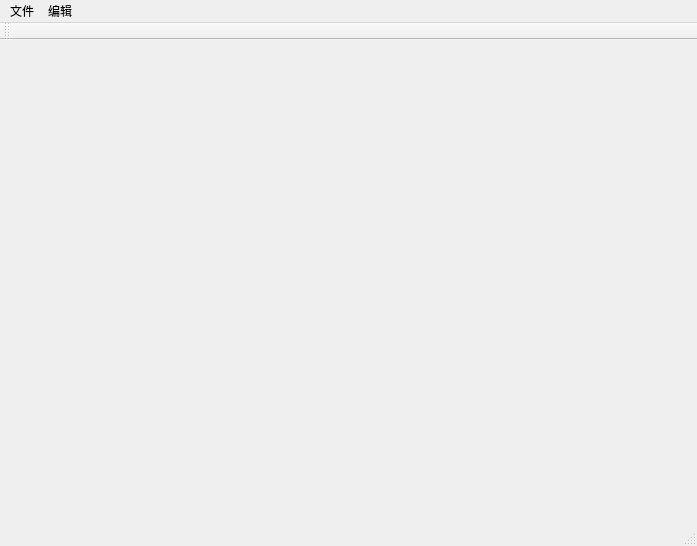
<?xml version="1.0" encoding="UTF-8"?>
<ui version="4.0">
 <class>MainWindow</class>
 <widget class="QMainWindow" name="MainWindow">
  <property name="geometry">
   <rect>
    <x>0</x>
    <y>0</y>
    <width>697</width>
    <height>546</height>
   </rect>
  </property>
  <property name="windowTitle">
   <string>MainWindow</string>
  </property>
  <widget class="QWidget" name="centralWidget"/>
  <widget class="QMenuBar" name="menuBar">
   <property name="geometry">
    <rect>
     <x>0</x>
     <y>0</y>
     <width>697</width>
     <height>22</height>
    </rect>
   </property>
   <widget class="QMenu" name="menu">
    <property name="title">
     <string>文件</string>
    </property>
    <addaction name="actionNew"/>
    <addaction name="actionLoad_Project"/>
    <addaction name="actionSave"/>
    <addaction name="actionImport"/>
    <addaction name="actionClose"/>
    <addaction name="actionExit"/>
   </widget>
   <widget class="QMenu" name="menu_2">
    <property name="title">
     <string>编辑</string>
    </property>
   </widget>
   <addaction name="menu"/>
   <addaction name="menu_2"/>
  </widget>
  <widget class="QToolBar" name="mainToolBar">
   <attribute name="toolBarArea">
    <enum>TopToolBarArea</enum>
   </attribute>
   <attribute name="toolBarBreak">
    <bool>false</bool>
   </attribute>
  </widget>
  <widget class="QStatusBar" name="statusBar"/>
  <action name="actionNew">
   <property name="text">
    <string>New Project</string>
   </property>
   <property name="shortcut">
    <string>Ctrl+N</string>
   </property>
  </action>
  <action name="actionLoad_Project">
   <property name="text">
    <string>Open Project</string>
   </property>
   <property name="shortcut">
    <string>Ctrl+O</string>
   </property>
  </action>
  <action name="actionSave">
   <property name="text">
    <string>Save</string>
   </property>
   <property name="shortcut">
    <string>Ctrl+S</string>
   </property>
  </action>
  <action name="actionImport">
   <property name="text">
    <string>Import</string>
   </property>
   <property name="shortcut">
    <string>Ctrl+I</string>
   </property>
  </action>
  <action name="actionClose">
   <property name="text">
    <string>Close</string>
   </property>
   <property name="shortcut">
    <string>Ctrl+W</string>
   </property>
  </action>
  <action name="actionExit">
   <property name="text">
    <string>Exit</string>
   </property>
  </action>
 </widget>
 <layoutdefault spacing="6" margin="11"/>
 <resources/>
 <connections/>
</ui>
